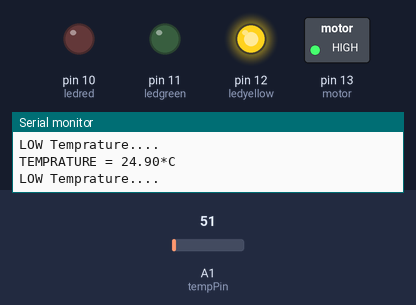
Simulated run of this sketch. Board: Arduino Uno, built with avr-gcc and run on an emulated ATmega328P. Parts: switched loads named in the sketch (green lamp = pin HIGH), output pins drawn as LEDs (lit = HIGH), the last lines printed to the serial monitor. Inputs (shaded band) come from the test bench; at power-on: A1 (tempPin) = 51.

Above: at 1.8 s.
1.9 s: A1 (tempPin) set to 71
At 3.2 s:
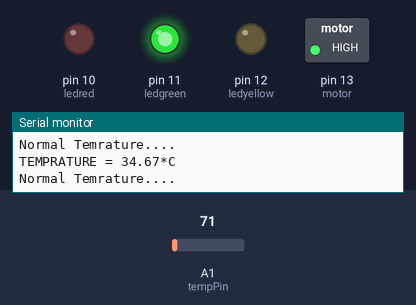
3.5 s: A1 (tempPin) set to 94
5.2 s: A1 (tempPin) set to 114
At 6.4 s:
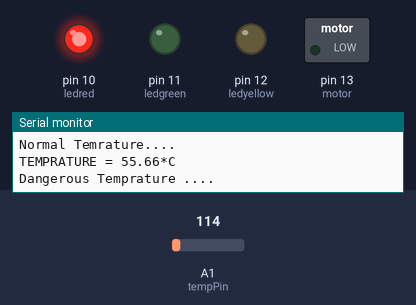
7.5 s: A1 (tempPin) set to 86
At 9.2 s:
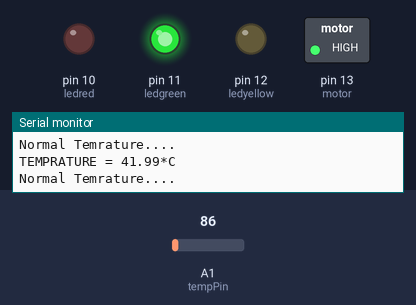
9.5 s: A1 (tempPin) set to 61
At 10.8 s:
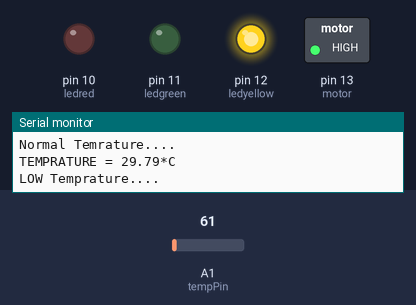
Timing chart, 0 to 12.5 s (numbered marks = the images above; inputs shaded):
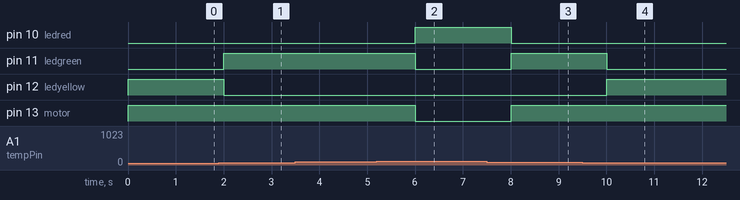

Measured:
- the behaviour switches between 63 and 64 on A1 (tempPin) (found by bisection; images 0 and 1)
- the behaviour switches between 104 and 105 on A1 (tempPin) (found by bisection; images 1 and 2)
- after the input at 1.9 s, pin 11 (ledgreen): LOW → HIGH after 0.10 s; pin 12 (ledyellow): HIGH → LOW after 0.10 s
- after the input at 5.2 s, pin 10 (ledred): LOW → HIGH after 0.81 s; pin 11 (ledgreen), pin 13 (motor): HIGH → LOW after 0.81 s
- after the input at 7.5 s, pin 10 (ledred): HIGH → LOW after 0.51 s; pin 11 (ledgreen), pin 13 (motor): LOW → HIGH after 0.51 s
- after the input at 9.5 s, pin 11 (ledgreen): HIGH → LOW after 0.51 s; pin 12 (ledyellow): LOW → HIGH after 0.51 s

The sketch:

motor_control_with_temprature.ino
```cpp
int val;
int tempPin = 1;
int motor = 13;
int ledred = 10;
int ledgreen = 11;
int ledyellow = 12;
void setup()
{
Serial.begin(9600);
pinMode(motor, OUTPUT);
pinMode(ledred, OUTPUT);
pinMode(ledgreen, OUTPUT);
pinMode(ledyellow, OUTPUT);
}
void loop()
{
val = analogRead(tempPin);
//Serial.print(val);
float mv = ( val/1024.0)*5000;
float cel = mv/10;
//float farh = (cel*9)/5 + 32;

int decide = (int)cel;
if(decide<30){
  digitalWrite(motor, HIGH);
  digitalWrite(ledyellow, HIGH);
  digitalWrite(ledgreen, LOW);
  digitalWrite(ledred, LOW);
  Serial.print("TEMPRATURE = ");
  Serial.print(cel);
  Serial.print("*C");
  Serial.println();
  Serial.println("LOW Temprature....");

    // turn the LED on (HIGH is the voltage level)
  }else if(decide>30 && decide<50){
  digitalWrite(motor, HIGH);
  digitalWrite(ledyellow, LOW);
  digitalWrite(ledred, LOW);
  digitalWrite(ledgreen, HIGH);
  Serial.print("TEMPRATURE = ");
  Serial.print(cel);
  Serial.print("*C");
  Serial.println();
  Serial.println("Normal Temrature....");

                    // turn the LED on (HIGH is the voltage level)
  }else if(decide >50 && decide<100){
    digitalWrite(motor, LOW);
    digitalWrite(ledgreen, LOW);
    digitalWrite(ledyellow, LOW);
    digitalWrite(ledred, HIGH);
    Serial.print("TEMPRATURE = ");
    Serial.print(cel);
    Serial.print("*C");
    Serial.println();
    Serial.println("Dangerous Temprature ....");

                    // turn the LED on (HIGH is the voltage level)


  }
delay(1000);
/* uncomment this to get temperature in farenhite
Serial.print("TEMPRATURE = ");
Serial.print(farh);
Serial.print("*F");
Serial.println();


*/
}
```
